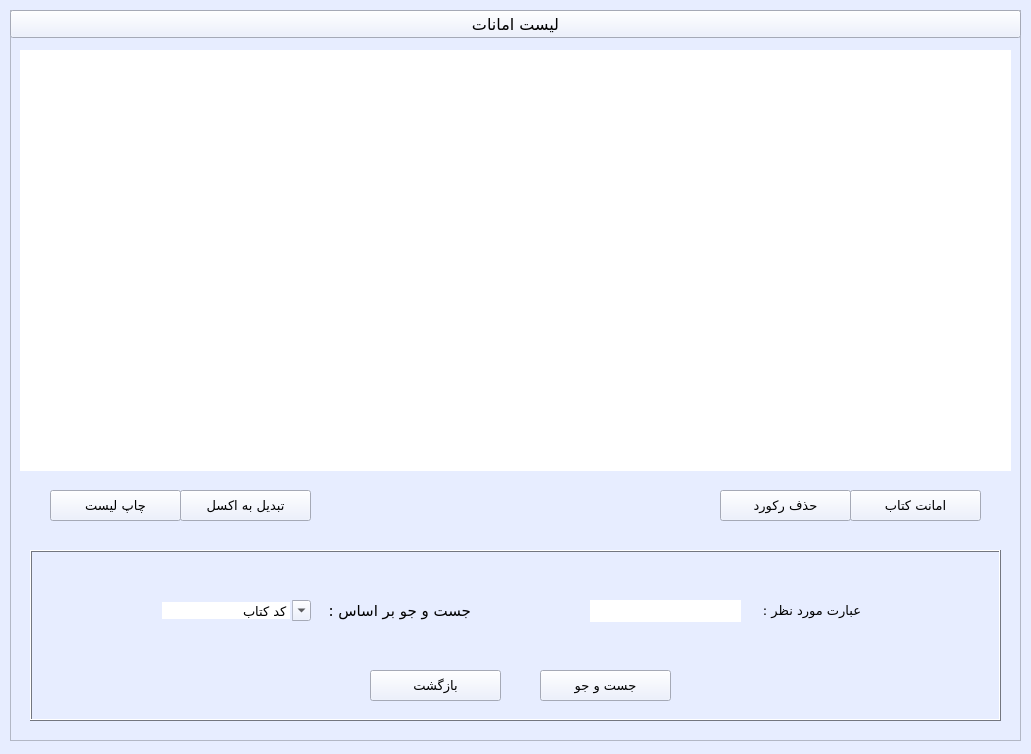
<?xml version="1.0" encoding="UTF-8"?>
<ui version="4.0">
 <class>loans</class>
 <widget class="QWidget" name="loans">
  <property name="geometry">
   <rect>
    <x>0</x>
    <y>0</y>
    <width>1031</width>
    <height>754</height>
   </rect>
  </property>
  <property name="minimumSize">
   <size>
    <width>1031</width>
    <height>754</height>
   </size>
  </property>
  <property name="maximumSize">
   <size>
    <width>1031</width>
    <height>754</height>
   </size>
  </property>
  <property name="palette">
   <palette>
    <active>
     <colorrole role="WindowText">
      <brush brushstyle="SolidPattern">
       <color alpha="255">
        <red>0</red>
        <green>0</green>
        <blue>0</blue>
       </color>
      </brush>
     </colorrole>
     <colorrole role="Button">
      <brush brushstyle="SolidPattern">
       <color alpha="255">
        <red>231</red>
        <green>237</green>
        <blue>255</blue>
       </color>
      </brush>
     </colorrole>
     <colorrole role="Light">
      <brush brushstyle="SolidPattern">
       <color alpha="255">
        <red>255</red>
        <green>255</green>
        <blue>255</blue>
       </color>
      </brush>
     </colorrole>
     <colorrole role="Midlight">
      <brush brushstyle="SolidPattern">
       <color alpha="255">
        <red>243</red>
        <green>246</green>
        <blue>255</blue>
       </color>
      </brush>
     </colorrole>
     <colorrole role="Dark">
      <brush brushstyle="SolidPattern">
       <color alpha="255">
        <red>115</red>
        <green>118</green>
        <blue>127</blue>
       </color>
      </brush>
     </colorrole>
     <colorrole role="Mid">
      <brush brushstyle="SolidPattern">
       <color alpha="255">
        <red>154</red>
        <green>158</green>
        <blue>170</blue>
       </color>
      </brush>
     </colorrole>
     <colorrole role="Text">
      <brush brushstyle="SolidPattern">
       <color alpha="255">
        <red>0</red>
        <green>0</green>
        <blue>0</blue>
       </color>
      </brush>
     </colorrole>
     <colorrole role="BrightText">
      <brush brushstyle="SolidPattern">
       <color alpha="255">
        <red>255</red>
        <green>255</green>
        <blue>255</blue>
       </color>
      </brush>
     </colorrole>
     <colorrole role="ButtonText">
      <brush brushstyle="SolidPattern">
       <color alpha="255">
        <red>0</red>
        <green>0</green>
        <blue>0</blue>
       </color>
      </brush>
     </colorrole>
     <colorrole role="Base">
      <brush brushstyle="SolidPattern">
       <color alpha="255">
        <red>255</red>
        <green>255</green>
        <blue>255</blue>
       </color>
      </brush>
     </colorrole>
     <colorrole role="Window">
      <brush brushstyle="SolidPattern">
       <color alpha="255">
        <red>231</red>
        <green>237</green>
        <blue>255</blue>
       </color>
      </brush>
     </colorrole>
     <colorrole role="Shadow">
      <brush brushstyle="SolidPattern">
       <color alpha="255">
        <red>0</red>
        <green>0</green>
        <blue>0</blue>
       </color>
      </brush>
     </colorrole>
     <colorrole role="AlternateBase">
      <brush brushstyle="SolidPattern">
       <color alpha="255">
        <red>243</red>
        <green>246</green>
        <blue>255</blue>
       </color>
      </brush>
     </colorrole>
     <colorrole role="ToolTipBase">
      <brush brushstyle="SolidPattern">
       <color alpha="255">
        <red>255</red>
        <green>255</green>
        <blue>220</blue>
       </color>
      </brush>
     </colorrole>
     <colorrole role="ToolTipText">
      <brush brushstyle="SolidPattern">
       <color alpha="255">
        <red>0</red>
        <green>0</green>
        <blue>0</blue>
       </color>
      </brush>
     </colorrole>
    </active>
    <inactive>
     <colorrole role="WindowText">
      <brush brushstyle="SolidPattern">
       <color alpha="255">
        <red>0</red>
        <green>0</green>
        <blue>0</blue>
       </color>
      </brush>
     </colorrole>
     <colorrole role="Button">
      <brush brushstyle="SolidPattern">
       <color alpha="255">
        <red>231</red>
        <green>237</green>
        <blue>255</blue>
       </color>
      </brush>
     </colorrole>
     <colorrole role="Light">
      <brush brushstyle="SolidPattern">
       <color alpha="255">
        <red>255</red>
        <green>255</green>
        <blue>255</blue>
       </color>
      </brush>
     </colorrole>
     <colorrole role="Midlight">
      <brush brushstyle="SolidPattern">
       <color alpha="255">
        <red>243</red>
        <green>246</green>
        <blue>255</blue>
       </color>
      </brush>
     </colorrole>
     <colorrole role="Dark">
      <brush brushstyle="SolidPattern">
       <color alpha="255">
        <red>115</red>
        <green>118</green>
        <blue>127</blue>
       </color>
      </brush>
     </colorrole>
     <colorrole role="Mid">
      <brush brushstyle="SolidPattern">
       <color alpha="255">
        <red>154</red>
        <green>158</green>
        <blue>170</blue>
       </color>
      </brush>
     </colorrole>
     <colorrole role="Text">
      <brush brushstyle="SolidPattern">
       <color alpha="255">
        <red>0</red>
        <green>0</green>
        <blue>0</blue>
       </color>
      </brush>
     </colorrole>
     <colorrole role="BrightText">
      <brush brushstyle="SolidPattern">
       <color alpha="255">
        <red>255</red>
        <green>255</green>
        <blue>255</blue>
       </color>
      </brush>
     </colorrole>
     <colorrole role="ButtonText">
      <brush brushstyle="SolidPattern">
       <color alpha="255">
        <red>0</red>
        <green>0</green>
        <blue>0</blue>
       </color>
      </brush>
     </colorrole>
     <colorrole role="Base">
      <brush brushstyle="SolidPattern">
       <color alpha="255">
        <red>255</red>
        <green>255</green>
        <blue>255</blue>
       </color>
      </brush>
     </colorrole>
     <colorrole role="Window">
      <brush brushstyle="SolidPattern">
       <color alpha="255">
        <red>231</red>
        <green>237</green>
        <blue>255</blue>
       </color>
      </brush>
     </colorrole>
     <colorrole role="Shadow">
      <brush brushstyle="SolidPattern">
       <color alpha="255">
        <red>0</red>
        <green>0</green>
        <blue>0</blue>
       </color>
      </brush>
     </colorrole>
     <colorrole role="AlternateBase">
      <brush brushstyle="SolidPattern">
       <color alpha="255">
        <red>243</red>
        <green>246</green>
        <blue>255</blue>
       </color>
      </brush>
     </colorrole>
     <colorrole role="ToolTipBase">
      <brush brushstyle="SolidPattern">
       <color alpha="255">
        <red>255</red>
        <green>255</green>
        <blue>220</blue>
       </color>
      </brush>
     </colorrole>
     <colorrole role="ToolTipText">
      <brush brushstyle="SolidPattern">
       <color alpha="255">
        <red>0</red>
        <green>0</green>
        <blue>0</blue>
       </color>
      </brush>
     </colorrole>
    </inactive>
    <disabled>
     <colorrole role="WindowText">
      <brush brushstyle="SolidPattern">
       <color alpha="255">
        <red>115</red>
        <green>118</green>
        <blue>127</blue>
       </color>
      </brush>
     </colorrole>
     <colorrole role="Button">
      <brush brushstyle="SolidPattern">
       <color alpha="255">
        <red>231</red>
        <green>237</green>
        <blue>255</blue>
       </color>
      </brush>
     </colorrole>
     <colorrole role="Light">
      <brush brushstyle="SolidPattern">
       <color alpha="255">
        <red>255</red>
        <green>255</green>
        <blue>255</blue>
       </color>
      </brush>
     </colorrole>
     <colorrole role="Midlight">
      <brush brushstyle="SolidPattern">
       <color alpha="255">
        <red>243</red>
        <green>246</green>
        <blue>255</blue>
       </color>
      </brush>
     </colorrole>
     <colorrole role="Dark">
      <brush brushstyle="SolidPattern">
       <color alpha="255">
        <red>115</red>
        <green>118</green>
        <blue>127</blue>
       </color>
      </brush>
     </colorrole>
     <colorrole role="Mid">
      <brush brushstyle="SolidPattern">
       <color alpha="255">
        <red>154</red>
        <green>158</green>
        <blue>170</blue>
       </color>
      </brush>
     </colorrole>
     <colorrole role="Text">
      <brush brushstyle="SolidPattern">
       <color alpha="255">
        <red>115</red>
        <green>118</green>
        <blue>127</blue>
       </color>
      </brush>
     </colorrole>
     <colorrole role="BrightText">
      <brush brushstyle="SolidPattern">
       <color alpha="255">
        <red>255</red>
        <green>255</green>
        <blue>255</blue>
       </color>
      </brush>
     </colorrole>
     <colorrole role="ButtonText">
      <brush brushstyle="SolidPattern">
       <color alpha="255">
        <red>115</red>
        <green>118</green>
        <blue>127</blue>
       </color>
      </brush>
     </colorrole>
     <colorrole role="Base">
      <brush brushstyle="SolidPattern">
       <color alpha="255">
        <red>231</red>
        <green>237</green>
        <blue>255</blue>
       </color>
      </brush>
     </colorrole>
     <colorrole role="Window">
      <brush brushstyle="SolidPattern">
       <color alpha="255">
        <red>231</red>
        <green>237</green>
        <blue>255</blue>
       </color>
      </brush>
     </colorrole>
     <colorrole role="Shadow">
      <brush brushstyle="SolidPattern">
       <color alpha="255">
        <red>0</red>
        <green>0</green>
        <blue>0</blue>
       </color>
      </brush>
     </colorrole>
     <colorrole role="AlternateBase">
      <brush brushstyle="SolidPattern">
       <color alpha="255">
        <red>231</red>
        <green>237</green>
        <blue>255</blue>
       </color>
      </brush>
     </colorrole>
     <colorrole role="ToolTipBase">
      <brush brushstyle="SolidPattern">
       <color alpha="255">
        <red>255</red>
        <green>255</green>
        <blue>220</blue>
       </color>
      </brush>
     </colorrole>
     <colorrole role="ToolTipText">
      <brush brushstyle="SolidPattern">
       <color alpha="255">
        <red>0</red>
        <green>0</green>
        <blue>0</blue>
       </color>
      </brush>
     </colorrole>
    </disabled>
   </palette>
  </property>
  <property name="windowTitle">
   <string>امانات</string>
  </property>
  <widget class="QFrame" name="main_frame">
   <property name="geometry">
    <rect>
     <x>10</x>
     <y>10</y>
     <width>1011</width>
     <height>731</height>
    </rect>
   </property>
   <property name="palette">
    <palette>
     <active>
      <colorrole role="WindowText">
       <brush brushstyle="SolidPattern">
        <color alpha="255">
         <red>0</red>
         <green>0</green>
         <blue>0</blue>
        </color>
       </brush>
      </colorrole>
      <colorrole role="Button">
       <brush brushstyle="SolidPattern">
        <color alpha="255">
         <red>231</red>
         <green>237</green>
         <blue>255</blue>
        </color>
       </brush>
      </colorrole>
      <colorrole role="Light">
       <brush brushstyle="SolidPattern">
        <color alpha="255">
         <red>255</red>
         <green>255</green>
         <blue>255</blue>
        </color>
       </brush>
      </colorrole>
      <colorrole role="Midlight">
       <brush brushstyle="SolidPattern">
        <color alpha="255">
         <red>243</red>
         <green>246</green>
         <blue>255</blue>
        </color>
       </brush>
      </colorrole>
      <colorrole role="Dark">
       <brush brushstyle="SolidPattern">
        <color alpha="255">
         <red>115</red>
         <green>118</green>
         <blue>127</blue>
        </color>
       </brush>
      </colorrole>
      <colorrole role="Mid">
       <brush brushstyle="SolidPattern">
        <color alpha="255">
         <red>154</red>
         <green>158</green>
         <blue>170</blue>
        </color>
       </brush>
      </colorrole>
      <colorrole role="Text">
       <brush brushstyle="SolidPattern">
        <color alpha="255">
         <red>0</red>
         <green>0</green>
         <blue>0</blue>
        </color>
       </brush>
      </colorrole>
      <colorrole role="BrightText">
       <brush brushstyle="SolidPattern">
        <color alpha="255">
         <red>255</red>
         <green>255</green>
         <blue>255</blue>
        </color>
       </brush>
      </colorrole>
      <colorrole role="ButtonText">
       <brush brushstyle="SolidPattern">
        <color alpha="255">
         <red>0</red>
         <green>0</green>
         <blue>0</blue>
        </color>
       </brush>
      </colorrole>
      <colorrole role="Base">
       <brush brushstyle="SolidPattern">
        <color alpha="255">
         <red>255</red>
         <green>255</green>
         <blue>255</blue>
        </color>
       </brush>
      </colorrole>
      <colorrole role="Window">
       <brush brushstyle="SolidPattern">
        <color alpha="255">
         <red>231</red>
         <green>237</green>
         <blue>255</blue>
        </color>
       </brush>
      </colorrole>
      <colorrole role="Shadow">
       <brush brushstyle="SolidPattern">
        <color alpha="255">
         <red>0</red>
         <green>0</green>
         <blue>0</blue>
        </color>
       </brush>
      </colorrole>
      <colorrole role="AlternateBase">
       <brush brushstyle="SolidPattern">
        <color alpha="255">
         <red>243</red>
         <green>246</green>
         <blue>255</blue>
        </color>
       </brush>
      </colorrole>
      <colorrole role="ToolTipBase">
       <brush brushstyle="SolidPattern">
        <color alpha="255">
         <red>255</red>
         <green>255</green>
         <blue>220</blue>
        </color>
       </brush>
      </colorrole>
      <colorrole role="ToolTipText">
       <brush brushstyle="SolidPattern">
        <color alpha="255">
         <red>0</red>
         <green>0</green>
         <blue>0</blue>
        </color>
       </brush>
      </colorrole>
     </active>
     <inactive>
      <colorrole role="WindowText">
       <brush brushstyle="SolidPattern">
        <color alpha="255">
         <red>0</red>
         <green>0</green>
         <blue>0</blue>
        </color>
       </brush>
      </colorrole>
      <colorrole role="Button">
       <brush brushstyle="SolidPattern">
        <color alpha="255">
         <red>231</red>
         <green>237</green>
         <blue>255</blue>
        </color>
       </brush>
      </colorrole>
      <colorrole role="Light">
       <brush brushstyle="SolidPattern">
        <color alpha="255">
         <red>255</red>
         <green>255</green>
         <blue>255</blue>
        </color>
       </brush>
      </colorrole>
      <colorrole role="Midlight">
       <brush brushstyle="SolidPattern">
        <color alpha="255">
         <red>243</red>
         <green>246</green>
         <blue>255</blue>
        </color>
       </brush>
      </colorrole>
      <colorrole role="Dark">
       <brush brushstyle="SolidPattern">
        <color alpha="255">
         <red>115</red>
         <green>118</green>
         <blue>127</blue>
        </color>
       </brush>
      </colorrole>
      <colorrole role="Mid">
       <brush brushstyle="SolidPattern">
        <color alpha="255">
         <red>154</red>
         <green>158</green>
         <blue>170</blue>
        </color>
       </brush>
      </colorrole>
      <colorrole role="Text">
       <brush brushstyle="SolidPattern">
        <color alpha="255">
         <red>0</red>
         <green>0</green>
         <blue>0</blue>
        </color>
       </brush>
      </colorrole>
      <colorrole role="BrightText">
       <brush brushstyle="SolidPattern">
        <color alpha="255">
         <red>255</red>
         <green>255</green>
         <blue>255</blue>
        </color>
       </brush>
      </colorrole>
      <colorrole role="ButtonText">
       <brush brushstyle="SolidPattern">
        <color alpha="255">
         <red>0</red>
         <green>0</green>
         <blue>0</blue>
        </color>
       </brush>
      </colorrole>
      <colorrole role="Base">
       <brush brushstyle="SolidPattern">
        <color alpha="255">
         <red>255</red>
         <green>255</green>
         <blue>255</blue>
        </color>
       </brush>
      </colorrole>
      <colorrole role="Window">
       <brush brushstyle="SolidPattern">
        <color alpha="255">
         <red>231</red>
         <green>237</green>
         <blue>255</blue>
        </color>
       </brush>
      </colorrole>
      <colorrole role="Shadow">
       <brush brushstyle="SolidPattern">
        <color alpha="255">
         <red>0</red>
         <green>0</green>
         <blue>0</blue>
        </color>
       </brush>
      </colorrole>
      <colorrole role="AlternateBase">
       <brush brushstyle="SolidPattern">
        <color alpha="255">
         <red>243</red>
         <green>246</green>
         <blue>255</blue>
        </color>
       </brush>
      </colorrole>
      <colorrole role="ToolTipBase">
       <brush brushstyle="SolidPattern">
        <color alpha="255">
         <red>255</red>
         <green>255</green>
         <blue>220</blue>
        </color>
       </brush>
      </colorrole>
      <colorrole role="ToolTipText">
       <brush brushstyle="SolidPattern">
        <color alpha="255">
         <red>0</red>
         <green>0</green>
         <blue>0</blue>
        </color>
       </brush>
      </colorrole>
     </inactive>
     <disabled>
      <colorrole role="WindowText">
       <brush brushstyle="SolidPattern">
        <color alpha="255">
         <red>115</red>
         <green>118</green>
         <blue>127</blue>
        </color>
       </brush>
      </colorrole>
      <colorrole role="Button">
       <brush brushstyle="SolidPattern">
        <color alpha="255">
         <red>231</red>
         <green>237</green>
         <blue>255</blue>
        </color>
       </brush>
      </colorrole>
      <colorrole role="Light">
       <brush brushstyle="SolidPattern">
        <color alpha="255">
         <red>255</red>
         <green>255</green>
         <blue>255</blue>
        </color>
       </brush>
      </colorrole>
      <colorrole role="Midlight">
       <brush brushstyle="SolidPattern">
        <color alpha="255">
         <red>243</red>
         <green>246</green>
         <blue>255</blue>
        </color>
       </brush>
      </colorrole>
      <colorrole role="Dark">
       <brush brushstyle="SolidPattern">
        <color alpha="255">
         <red>115</red>
         <green>118</green>
         <blue>127</blue>
        </color>
       </brush>
      </colorrole>
      <colorrole role="Mid">
       <brush brushstyle="SolidPattern">
        <color alpha="255">
         <red>154</red>
         <green>158</green>
         <blue>170</blue>
        </color>
       </brush>
      </colorrole>
      <colorrole role="Text">
       <brush brushstyle="SolidPattern">
        <color alpha="255">
         <red>115</red>
         <green>118</green>
         <blue>127</blue>
        </color>
       </brush>
      </colorrole>
      <colorrole role="BrightText">
       <brush brushstyle="SolidPattern">
        <color alpha="255">
         <red>255</red>
         <green>255</green>
         <blue>255</blue>
        </color>
       </brush>
      </colorrole>
      <colorrole role="ButtonText">
       <brush brushstyle="SolidPattern">
        <color alpha="255">
         <red>115</red>
         <green>118</green>
         <blue>127</blue>
        </color>
       </brush>
      </colorrole>
      <colorrole role="Base">
       <brush brushstyle="SolidPattern">
        <color alpha="255">
         <red>231</red>
         <green>237</green>
         <blue>255</blue>
        </color>
       </brush>
      </colorrole>
      <colorrole role="Window">
       <brush brushstyle="SolidPattern">
        <color alpha="255">
         <red>231</red>
         <green>237</green>
         <blue>255</blue>
        </color>
       </brush>
      </colorrole>
      <colorrole role="Shadow">
       <brush brushstyle="SolidPattern">
        <color alpha="255">
         <red>0</red>
         <green>0</green>
         <blue>0</blue>
        </color>
       </brush>
      </colorrole>
      <colorrole role="AlternateBase">
       <brush brushstyle="SolidPattern">
        <color alpha="255">
         <red>231</red>
         <green>237</green>
         <blue>255</blue>
        </color>
       </brush>
      </colorrole>
      <colorrole role="ToolTipBase">
       <brush brushstyle="SolidPattern">
        <color alpha="255">
         <red>255</red>
         <green>255</green>
         <blue>220</blue>
        </color>
       </brush>
      </colorrole>
      <colorrole role="ToolTipText">
       <brush brushstyle="SolidPattern">
        <color alpha="255">
         <red>0</red>
         <green>0</green>
         <blue>0</blue>
        </color>
       </brush>
      </colorrole>
     </disabled>
    </palette>
   </property>
   <property name="frameShape">
    <enum>QFrame::StyledPanel</enum>
   </property>
   <property name="frameShadow">
    <enum>QFrame::Plain</enum>
   </property>
   <widget class="QPushButton" name="loanlist_btn">
    <property name="geometry">
     <rect>
      <x>0</x>
      <y>0</y>
      <width>1011</width>
      <height>28</height>
     </rect>
    </property>
    <property name="font">
     <font>
      <family>2  Yekan</family>
      <pointsize>12</pointsize>
      <weight>50</weight>
      <italic>false</italic>
      <bold>false</bold>
     </font>
    </property>
    <property name="text">
     <string>لیست امانات</string>
    </property>
    <property name="autoDefault">
     <bool>false</bool>
    </property>
    <property name="default">
     <bool>false</bool>
    </property>
    <property name="flat">
     <bool>false</bool>
    </property>
   </widget>
   <widget class="QTableView" name="loans_tableView">
    <property name="geometry">
     <rect>
      <x>10</x>
      <y>40</y>
      <width>991</width>
      <height>421</height>
     </rect>
    </property>
    <property name="frameShape">
     <enum>QFrame::NoFrame</enum>
    </property>
    <property name="gridStyle">
     <enum>Qt::SolidLine</enum>
    </property>
   </widget>
   <widget class="QPushButton" name="loan_btn">
    <property name="geometry">
     <rect>
      <x>840</x>
      <y>480</y>
      <width>131</width>
      <height>31</height>
     </rect>
    </property>
    <property name="font">
     <font>
      <family>B Yekan</family>
      <pointsize>10</pointsize>
     </font>
    </property>
    <property name="text">
     <string>امانت کتاب</string>
    </property>
    <property name="default">
     <bool>false</bool>
    </property>
   </widget>
   <widget class="QPushButton" name="excel_btn">
    <property name="geometry">
     <rect>
      <x>170</x>
      <y>480</y>
      <width>131</width>
      <height>31</height>
     </rect>
    </property>
    <property name="font">
     <font>
      <family>B Yekan</family>
      <pointsize>10</pointsize>
     </font>
    </property>
    <property name="text">
     <string>تبدیل به اکسل</string>
    </property>
    <property name="default">
     <bool>false</bool>
    </property>
   </widget>
   <widget class="QPushButton" name="print_btn">
    <property name="geometry">
     <rect>
      <x>40</x>
      <y>480</y>
      <width>131</width>
      <height>31</height>
     </rect>
    </property>
    <property name="font">
     <font>
      <family>B Yekan</family>
      <pointsize>10</pointsize>
     </font>
    </property>
    <property name="text">
     <string>چاپ لیست</string>
    </property>
    <property name="default">
     <bool>false</bool>
    </property>
   </widget>
   <widget class="QFrame" name="search_frame">
    <property name="geometry">
     <rect>
      <x>20</x>
      <y>540</y>
      <width>971</width>
      <height>171</height>
     </rect>
    </property>
    <property name="frameShape">
     <enum>QFrame::Box</enum>
    </property>
    <property name="frameShadow">
     <enum>QFrame::Raised</enum>
    </property>
    <widget class="QLabel" name="search_lbl">
     <property name="geometry">
      <rect>
       <x>290</x>
       <y>40</y>
       <width>151</width>
       <height>41</height>
      </rect>
     </property>
     <property name="font">
      <font>
       <family>B Yekan</family>
       <pointsize>11</pointsize>
       <weight>50</weight>
       <bold>false</bold>
      </font>
     </property>
     <property name="text">
      <string>جست و جو بر اساس :</string>
     </property>
    </widget>
    <widget class="QComboBox" name="comboBox">
     <property name="geometry">
      <rect>
       <x>130</x>
       <y>50</y>
       <width>151</width>
       <height>21</height>
      </rect>
     </property>
     <property name="font">
      <font>
       <family>B Yekan</family>
       <pointsize>10</pointsize>
      </font>
     </property>
     <property name="editable">
      <bool>true</bool>
     </property>
     <property name="currentText">
      <string>کد کتاب</string>
     </property>
     <property name="currentIndex">
      <number>0</number>
     </property>
     <property name="duplicatesEnabled">
      <bool>false</bool>
     </property>
     <property name="frame">
      <bool>false</bool>
     </property>
     <item>
      <property name="text">
       <string>کد کتاب</string>
      </property>
     </item>
     <item>
      <property name="text">
       <string>کد ملی</string>
      </property>
     </item>
    </widget>
    <widget class="QLabel" name="entry_lbl">
     <property name="geometry">
      <rect>
       <x>710</x>
       <y>50</y>
       <width>121</width>
       <height>20</height>
      </rect>
     </property>
     <property name="font">
      <font>
       <family>B Yekan</family>
       <pointsize>10</pointsize>
      </font>
     </property>
     <property name="text">
      <string>عبارت مورد نظر :</string>
     </property>
    </widget>
    <widget class="QLineEdit" name="search_entry">
     <property name="geometry">
      <rect>
       <x>560</x>
       <y>50</y>
       <width>151</width>
       <height>22</height>
      </rect>
     </property>
     <property name="frame">
      <bool>false</bool>
     </property>
    </widget>
    <widget class="QPushButton" name="search_btn">
     <property name="geometry">
      <rect>
       <x>510</x>
       <y>120</y>
       <width>131</width>
       <height>31</height>
      </rect>
     </property>
     <property name="font">
      <font>
       <family>B Yekan</family>
       <pointsize>10</pointsize>
      </font>
     </property>
     <property name="text">
      <string>جست و جو</string>
     </property>
     <property name="default">
      <bool>false</bool>
     </property>
    </widget>
    <widget class="QPushButton" name="return_btn">
     <property name="geometry">
      <rect>
       <x>340</x>
       <y>120</y>
       <width>131</width>
       <height>31</height>
      </rect>
     </property>
     <property name="font">
      <font>
       <family>B Yekan</family>
       <pointsize>10</pointsize>
      </font>
     </property>
     <property name="text">
      <string>بازگشت</string>
     </property>
     <property name="default">
      <bool>false</bool>
     </property>
    </widget>
   </widget>
   <widget class="QPushButton" name="delete_btn">
    <property name="geometry">
     <rect>
      <x>710</x>
      <y>480</y>
      <width>131</width>
      <height>31</height>
     </rect>
    </property>
    <property name="font">
     <font>
      <family>B Yekan</family>
      <pointsize>10</pointsize>
     </font>
    </property>
    <property name="text">
     <string>حذف رکورد</string>
    </property>
    <property name="default">
     <bool>false</bool>
    </property>
   </widget>
  </widget>
 </widget>
 <resources/>
 <connections/>
</ui>
